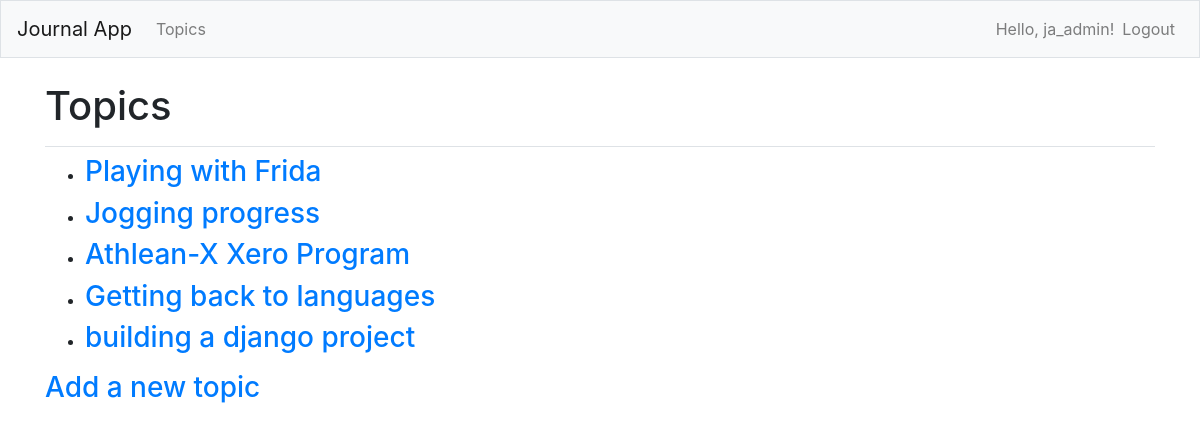
The app's page /topics/ (signed in) with its own data.
### journal_entries/models.py (models this page shows)
class Topic(models.Model):
    text = models.CharField(max_length=200)
    date_added = models.DateTimeField(auto_now_add=True)
    owner = models.ForeignKey(User, on_delete=models.CASCADE)
    def __str__(self):
        return self.text

### journal_entries/views.py (the view)
# urls.py: path('topics/', views.topics, name='topics'),
@login_required
def topics(request):
    topics = Topic.objects.filter(owner=request.user).order_by('date_added')
    context = {'topics': topics}
    return render(request, 'journal_entries/topics.html', context)

### journal_entries/templates/journal_entries/topics.html
{% extends "journal_entries/base.html" %}
{% block page_header %}
  <h1>Topics</h1>
{% endblock page_header %}
{% block content %}
<ul>
  {% for topic in topics %}
    <li><h3>
      <a href="{% url 'journal_entries:topic' topic.id %}">{{ topic }}</a>
    </h3></li>
  {% empty %}
    <li><h3>No topics added yet.</h3></li>
  {% endfor %}
</ul>
<h3><a href="{% url 'journal_entries:new_topic' %}">Add a new topic</a></h3>
{% endblock content %}

### journal_entries/templates/journal_entries/base.html (shortened to what this page needs)
{% load bootstrap4 %}
<!doctype html>
<html lang="en">
  <head>
    {% bootstrap_css %}
  </head>
  <body>
      <nav class="navbar navbar-expand-md navbar-light bg-light mb-4 border">
        <a href="{% url 'journal_entries:index' %}" class="navbar-brand">Journal App</a>
      <div class="collapse navbar-collapse" id="navbarCollapse">
        <ul class="navbar-nav mr-auto">
          <li class="nav-item">
            <a href="{% url 'journal_entries:topics' %}" class="nav-link">Topics</a>
          </li>
        </ul>
        <ul class="navbar-nav ml-auto">
          {% if user.is_authenticated %}
            <li class="nav-item">
              <span class="navbar-text">Hello, {{ user.username }}!</span>
            </li>
            <li class="nav-item">
              <a href="{% url 'users:logout' %}" class="nav-link">Logout</a>
            </li>
          {% endif %}
        </ul>
      </div>
      </nav>
      <main role="main" class="container">
        <div class="pb-2 mb-2 border-bottom">
          {% block page_header %}{% endblock page_header %}
        </div>
        <div>
          {% block content %}{% endblock content %}
        </div>
      </main>
  </body>
</html>

### records on screen
Topic: text "Playing with Frida"
Topic: text "Jogging progress"
Topic: text "Athlean-X Xero Program"
Topic: text "Getting back to languages"
Topic: text "building a django project"

### other values on screen
{{ user.username }} "ja_admin"
